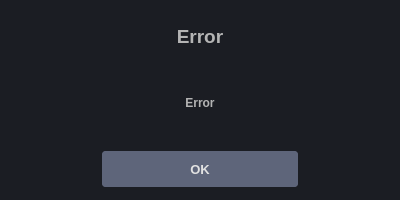
<?xml version="1.0" encoding="UTF-8"?>
<ui version="4.0">
 <class>Error</class>
 <widget class="QDialog" name="Error">
  <property name="geometry">
   <rect>
    <x>0</x>
    <y>0</y>
    <width>400</width>
    <height>200</height>
   </rect>
  </property>
  <property name="maximumSize">
   <size>
    <width>16777215</width>
    <height>200</height>
   </size>
  </property>
  <property name="windowTitle">
   <string>Dialog</string>
  </property>
  <property name="styleSheet">
   <string notr="true">background-color: rgb(27, 29, 35);
border-radius:15px</string>
  </property>
  <layout class="QVBoxLayout" name="verticalLayout">
   <item>
    <spacer name="verticalSpacer">
     <property name="orientation">
      <enum>Qt::Vertical</enum>
     </property>
     <property name="sizeType">
      <enum>QSizePolicy::Fixed</enum>
     </property>
     <property name="sizeHint" stdset="0">
      <size>
       <width>20</width>
       <height>5</height>
      </size>
     </property>
    </spacer>
   </item>
   <item>
    <widget class="QLabel" name="label">
     <property name="maximumSize">
      <size>
       <width>16777215</width>
       <height>40</height>
      </size>
     </property>
     <property name="font">
      <font>
       <family>Segoe UI</family>
       <pointsize>14</pointsize>
       <weight>75</weight>
       <bold>true</bold>
      </font>
     </property>
     <property name="styleSheet">
      <string notr="true">color: rgb(180, 180, 180);</string>
     </property>
     <property name="text">
      <string>Error</string>
     </property>
     <property name="alignment">
      <set>Qt::AlignCenter</set>
     </property>
    </widget>
   </item>
   <item>
    <widget class="QLabel" name="label_error">
     <property name="font">
      <font>
       <family>Segoe UI</family>
       <pointsize>9</pointsize>
       <weight>75</weight>
       <bold>true</bold>
      </font>
     </property>
     <property name="styleSheet">
      <string notr="true">color: rgb(180, 180, 180);</string>
     </property>
     <property name="text">
      <string>Error</string>
     </property>
     <property name="alignment">
      <set>Qt::AlignCenter</set>
     </property>
    </widget>
   </item>
   <item alignment="Qt::AlignHCenter">
    <widget class="QPushButton" name="pushButton">
     <property name="minimumSize">
      <size>
       <width>200</width>
       <height>40</height>
      </size>
     </property>
     <property name="maximumSize">
      <size>
       <width>200</width>
       <height>40</height>
      </size>
     </property>
     <property name="font">
      <font>
       <pointsize>10</pointsize>
       <weight>75</weight>
       <bold>true</bold>
      </font>
     </property>
     <property name="styleSheet">
      <string notr="true">QPushButton{
background-color: rgb(94, 101, 122);
color: rgb(225, 225, 225);
border:2px solid rgb(27, 29, 35);
border-radius:5px;
}

QPushButton:hover{
	background-color: rgb(77, 77, 77);
}
</string>
     </property>
     <property name="text">
      <string>OK</string>
     </property>
    </widget>
   </item>
  </layout>
 </widget>
 <resources/>
 <connections/>
</ui>
